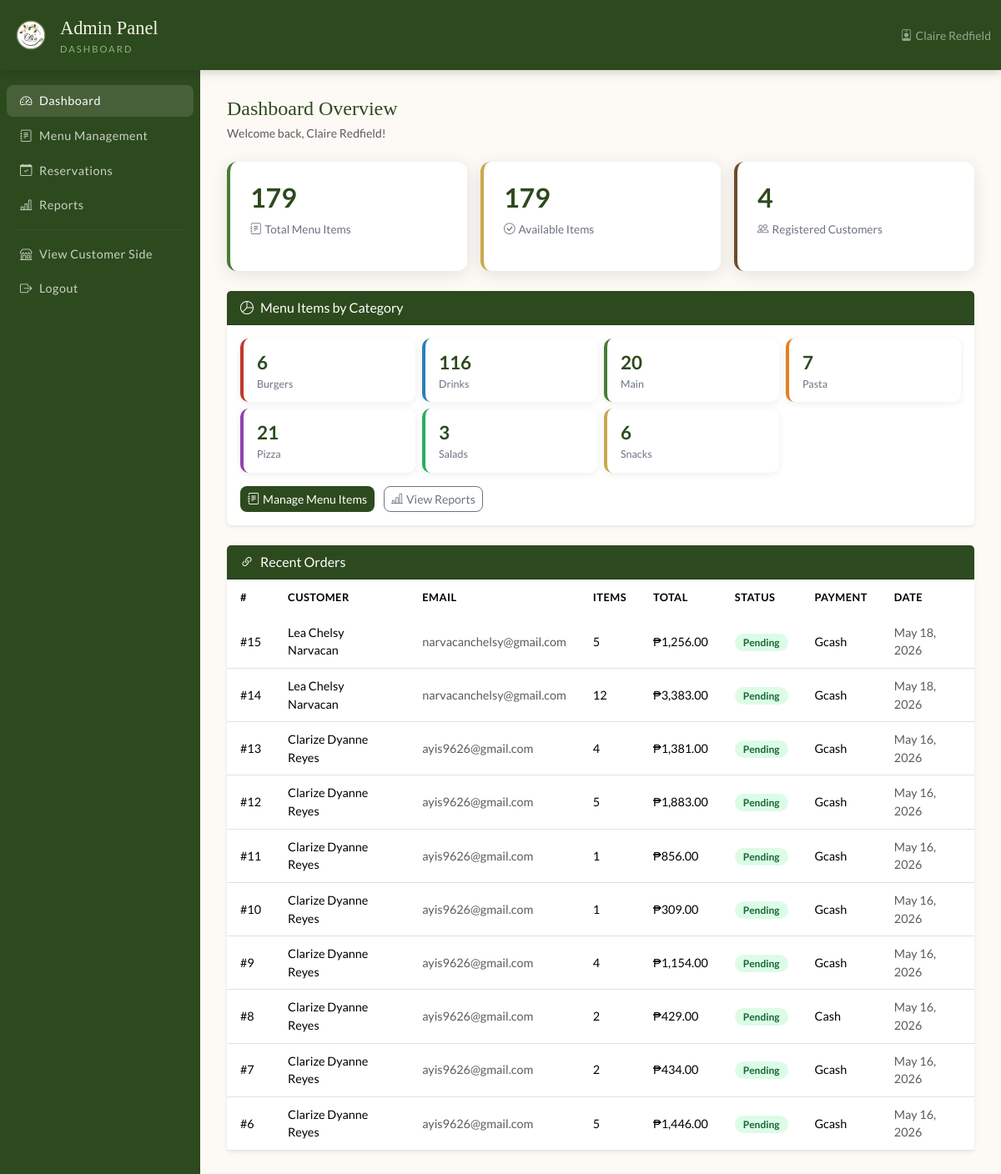
/admin/dashboard.php (signed in), run on an earlier commit of the app's database.
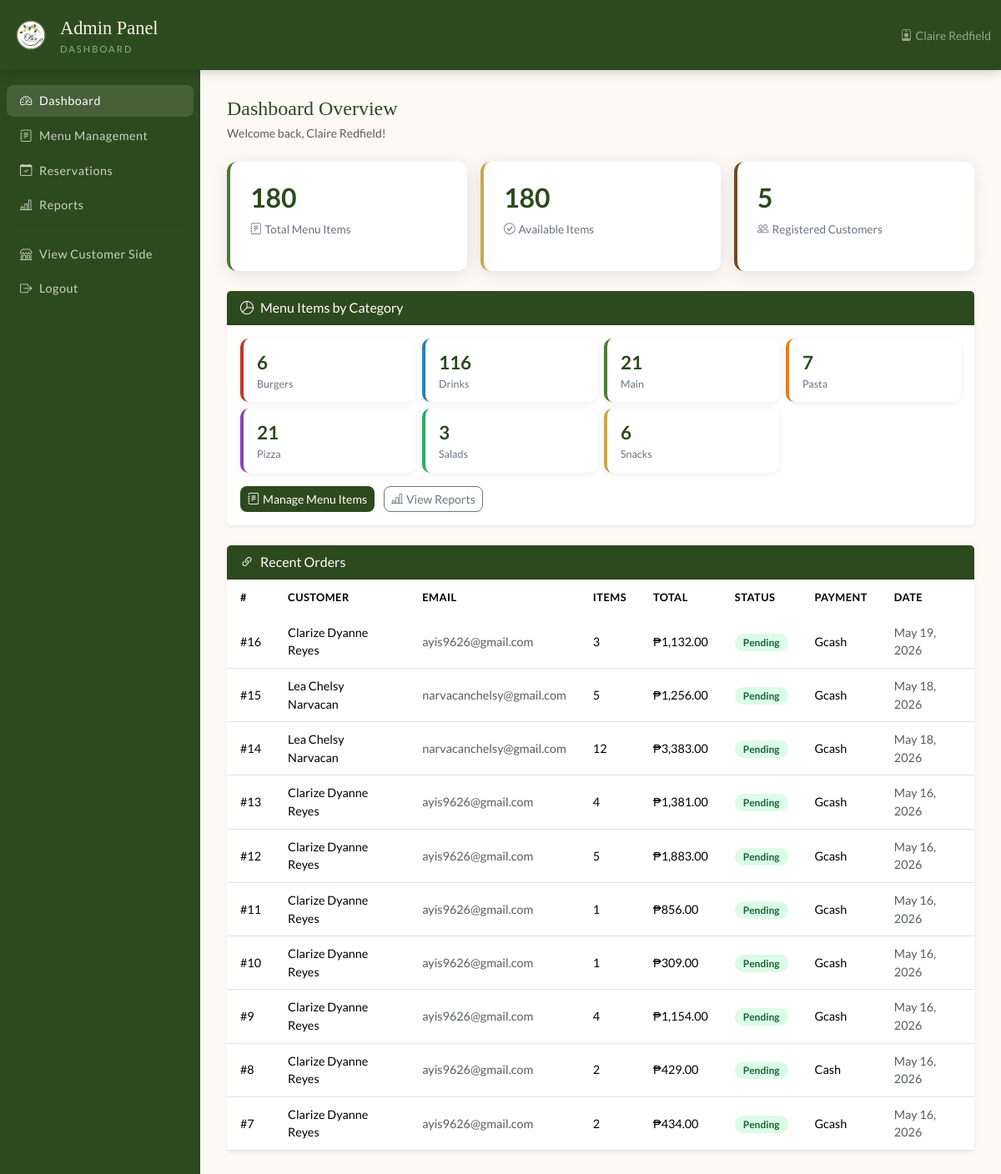
And on a later commit of the database.
### tables this page shows
CREATE TABLE `orders` (
  `id` int(11) NOT NULL AUTO_INCREMENT,
  `user_id` int(11) NOT NULL,
  `reservation_id` int(11) DEFAULT NULL,
  `total_amount` decimal(10,2) NOT NULL,
  `status` enum('pending','confirmed','preparing','ready','completed','cancelled') DEFAULT 'pending',
  `payment_method` enum('gcash','cash') DEFAULT 'cash',
  `payment_status` enum('unpaid','paid','refunded') DEFAULT 'unpaid',
  `paymongo_payment_id` varchar(64) DEFAULT NULL,
  `notes` text DEFAULT NULL,
  `created_at` timestamp NOT NULL DEFAULT current_timestamp(),
  PRIMARY KEY (`id`),
  KEY `user_id` (`user_id`),
  KEY `fk_order_reservation` (`reservation_id`),
  CONSTRAINT `fk_order_reservation` FOREIGN KEY (`reservation_id`) REFERENCES `reservations` (`id`) ON DELETE SET NULL,
  CONSTRAINT `orders_ibfk_1` FOREIGN KEY (`user_id`) REFERENCES `users` (`id`) ON DELETE CASCADE
);

CREATE TABLE `users` (
  `id` int(11) NOT NULL AUTO_INCREMENT,
  `name` varchar(100) NOT NULL,
  `email` varchar(100) NOT NULL,
  `password` varchar(255) NOT NULL,
  `role` enum('admin','customer') DEFAULT 'customer',
  `created_at` timestamp NOT NULL DEFAULT current_timestamp(),
  `profile_pic` varchar(255) DEFAULT NULL,
  PRIMARY KEY (`id`),
  UNIQUE KEY `email` (`email`)
);

### admin/dashboard.php (the view, shortened to what the changed rows need)
<?php
$db = getDB();
$totalMenuItems = $db->query("SELECT COUNT(*) as c FROM menu_items")->fetch_assoc()['c'];
$totalUsers     = $db->query("SELECT COUNT(*) as c FROM users WHERE role='customer'")->fetch_assoc()['c'];
$availableItems = $db->query("SELECT COUNT(*) as c FROM menu_items WHERE is_available=1")->fetch_assoc()['c'];
$catStats = $db->query("SELECT category, COUNT(*) as cnt FROM menu_items GROUP BY category ORDER BY category");
$joinResult = $db->query("
    SELECT o.id, u.name AS customer, u.email,
           COUNT(oi.id) AS total_items,
           o.total_amount, o.status, o.payment_method, o.created_at
    FROM orders o
    JOIN users u ON o.user_id = u.id
    JOIN order_items oi ON oi.order_id = o.id
    GROUP BY o.id
    ORDER BY o.created_at DESC
    LIMIT 10
");
?>
<!DOCTYPE html>
<html lang="en">
<head>
  <link rel="stylesheet" href="https://cdn.jsdelivr.net/npm/bootstrap@5.3.2/dist/css/bootstrap.min.css">
  <link rel="stylesheet" href="https://cdn.jsdelivr.net/npm/bootstrap-icons@1.11.3/font/bootstrap-icons.min.css">
  <link rel="stylesheet" href="../css/style.css">
</head>
<body>
<div class="d-flex">
  <main class="admin-content">
    <div class="row g-3 mb-4">
      <div class="col-md-4">
        <div class="stat-card">
          <h3><?= $totalMenuItems ?></h3>
          <p><i class="bi bi-journal-text me-1"></i>Total Menu Items</p>
        </div>
      </div>
      <div class="col-md-4">
        <div class="stat-card" style="border-color: var(--gold);">
          <h3><?= $availableItems ?></h3>
          <p><i class="bi bi-check-circle me-1"></i>Available Items</p>
        </div>
      </div>
      <div class="col-md-4">
        <div class="stat-card" style="border-color: var(--brown);">
          <h3><?= $totalUsers ?></h3>
          <p><i class="bi bi-people me-1"></i>Registered Customers</p>
        </div>
      </div>
    </div>
    <div class="card border-0 shadow-sm mb-4">
      <div class="card-body p-3">
        <div class="row g-2">
          <?php
          $catColors = [
            'Main'    => 'var(--green-mid)',
            'Snacks'  => 'var(--gold)',
            'Pasta'   => '#e67e22',
            'Burgers' => '#c0392b',
            'Salads'  => '#27ae60',
            'Pizza'   => '#8e44ad',
            'Drinks'  => '#2980b9',
          ];
          while ($row = $catStats->fetch_assoc()):
            $color = $catColors[$row['category']] ?? 'var(--text-muted)';
          ?>
          <div class="col-6 col-md-3">
            <div style="background:white; border-radius:10px; padding:12px 16px;
                        border-left: 4px solid <?= $color ?>; box-shadow: 0 2px 8px rgba(0,0,0,0.07);">
              <div style="font-size:1.4rem; font-weight:700; color:var(--green-dark);"><?= $row['cnt'] ?></div>
              <div style="font-size:0.78rem; color:var(--text-muted);"><?= htmlspecialchars($row['category']) ?></div>
            </div>
          </div>
          <?php endwhile; ?>
        </div>
      </div>
    </div>
    <div class="card border-0 shadow-sm">
      <div class="card-body p-0">
        <div class="table-responsive">
          <table class="table table-olis mb-0">
            <thead>
              <tr>
                <th>#</th>
                <th>Customer</th>
                <th>Email</th>
                <th>Items</th>
                <th>Total</th>
                <th>Status</th>
                <th>Payment</th>
                <th>Date</th>
              </tr>
            </thead>
            <tbody>
              <?php if ($joinResult && $joinResult->num_rows > 0): ?>
                <?php while ($row = $joinResult->fetch_assoc()): ?>
                <tr>
                  <td>#<?= $row['id'] ?></td>
                  <td><?= htmlspecialchars($row['customer']) ?></td>
                  <td class="text-muted small"><?= htmlspecialchars($row['email']) ?></td>
                  <td><?= $row['total_items'] ?></td>
                  <td>₱<?= number_format($row['total_amount'], 2) ?></td>
                  <td><span class="badge-available"><?= ucfirst($row['status']) ?></span></td>
                  <td><?= ucfirst($row['payment_method']) ?></td>
                  <td class="text-muted small"><?= date('M d, Y', strtotime($row['created_at'])) ?></td>
                </tr>
                <?php endwhile; ?>
              <?php endif; ?>
            </tbody>
          </table>
        </div>
      </div>
    </div>
  </main>
</div>
</body>
</html>

What changed in the data, as far as the page shows it:
no longer on this page (row unchanged): orders: id "6", user.name "Clarize Dyanne Reyes", user.email "ayis9626@gmail.com", total_items "5", total_amount "1,446.00", status "Pending", payment_method "Gcash", created_at "May 16, 2026"
added orders: id "16", user.name "Clarize Dyanne Reyes", user.email "ayis9626@gmail.com", total_items "3", total_amount "1,132.00", status "Pending", payment_method "Gcash", created_at "May 19, 2026"
Also different on the page:
$totalMenuItems: "179" → "180"
$availableItems: "179" → "180"
$totalUsers: "4" → "5"
new list line: "21 Main"
list line gone: "20 Main"
